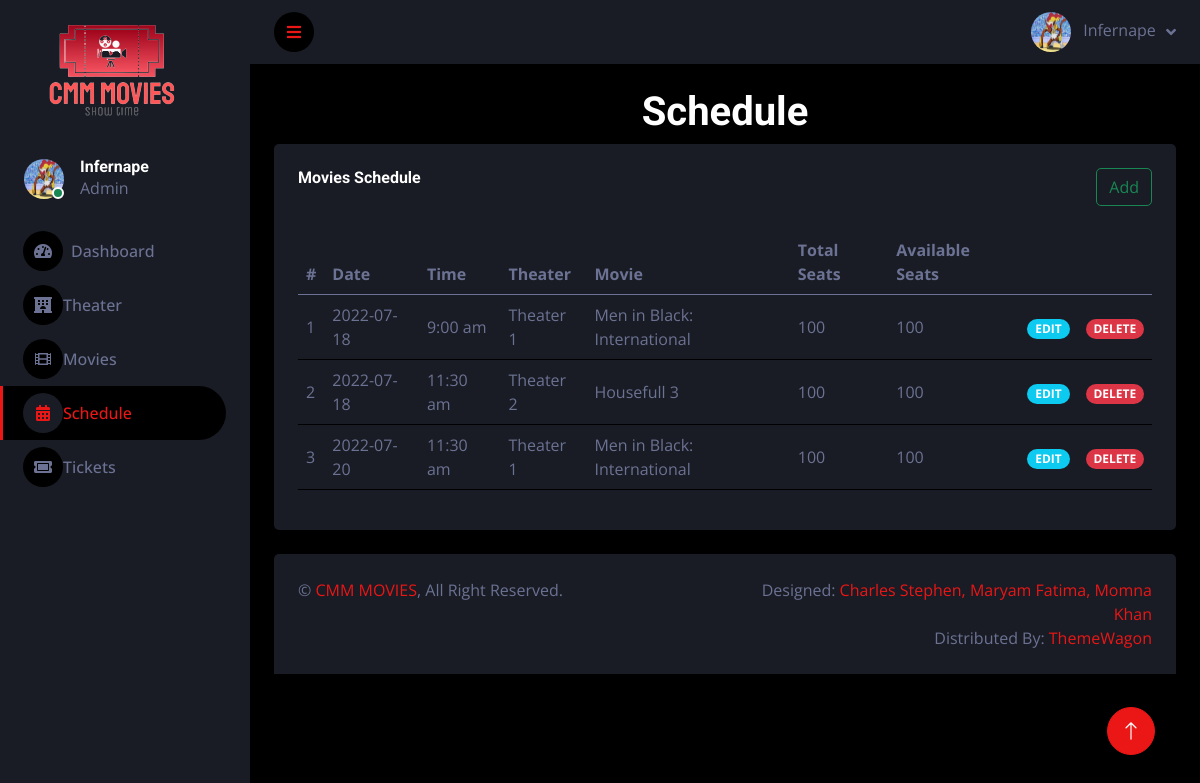
Screenshot of /admin/schedule.php (signed in) with the database file from the repository.
### tables this page shows
CREATE TABLE `movie_sch2` (
  `id` int(11) NOT NULL,
  `movie_date` date NOT NULL,
  `movie_time_id` int(11) NOT NULL,
  `theater_id` int(11) NOT NULL,
  `movie_id` int(11) NOT NULL,
  `total_seats` int(11) NOT NULL,
  `available_seats` int(11) NOT NULL,
  `box_seats` int(11) NOT NULL,
  `gold_seats` int(11) NOT NULL,
  `platinum_seats` int(11) NOT NULL
);

CREATE TABLE `movie_time` (
  `id` int(11) NOT NULL,
  `time` varchar(255) NOT NULL
);

CREATE TABLE `theater` (
  `id` int(11) NOT NULL,
  `name` varchar(255) NOT NULL,
  `screen` varchar(255) NOT NULL,
  `seats` int(11) NOT NULL
);

CREATE TABLE `allmovies` (
  `id` int(11) NOT NULL,
  `movie_cover` varchar(255) NOT NULL,
  `movie_name` varchar(225) NOT NULL,
  `trailer` longtext NOT NULL,
  `movie_description` longtext NOT NULL,
  `genre` longtext NOT NULL,
  `country` varchar(255) NOT NULL,
  `cast` longtext NOT NULL
);

### admin/schedule.php (the view, shortened to what this page needs)
        <?php
    $db = mysqli_connect("localhost", "root", "", "my_movie");
        ?>
<!DOCTYPE html>
<html lang="en">
<head>
    <link href="https://cdnjs.cloudflare.com/ajax/libs/font-awesome/5.10.0/css/all.min.css" rel="stylesheet">
    <link href="https://cdn.jsdelivr.net/npm/bootstrap-icons@1.4.1/font/bootstrap-icons.css" rel="stylesheet">
    <link href="lib/owlcarousel/assets/owl.carousel.min.css" rel="stylesheet">
    <link href="lib/tempusdominus/css/tempusdominus-bootstrap-4.min.css" rel="stylesheet" />
    <link href="css/bootstrap.min.css" rel="stylesheet">
    <link href="css/style.css" rel="stylesheet">
</head>
<body>
    <div class="container-fluid position-relative d-flex p-0">
        <div class="sidebar pe-4 pb-3">
            <nav class="navbar bg-secondary navbar-dark">
                <a href="index.php" class="ms-auto me-auto navbar-brand mx-4 mb-3">
                    <h3 class="text-primary"><img src="./img/signage-removebg-preview.png" alt=""></h3>
                </a>
                <div class="d-flex align-items-center ms-4 mb-4">
                    <div class="position-relative">
                        <img class="rounded-circle" src="profile/<?php echo $_SESSION["profile"]; ?>" alt="" style="width: 40px; height: 40px;">
                        <div class="bg-success rounded-circle border border-2 border-white position-absolute end-0 bottom-0 p-1"></div>
                    </div>
                    <div class="ms-3">
                        <h6 class="mb-0"><?php echo $_SESSION["name"]; ?></h6>
                        <span>Admin</span>
                    </div>
                </div>
                <div class="navbar-nav w-100">
                    <a href="index.php" class="nav-item nav-link"><i class="fa fa-tachometer-alt me-2"></i>Dashboard</a>
                    <a href="theater.php" class="nav-item nav-link"><i class="fas fa-hotel"></i>Theater</a>
                    <a href="movie.php" class="nav-item nav-link"><i class="fas fa-film"></i>Movies</a>
                    <a href="schedule.php" class="nav-item nav-link active"><i class="fas fa-calendar-alt"></i>Schedule</a>
                    <a href="tickets.php" class="nav-item nav-link"><i class="fas fa-ticket-alt"></i>Tickets</a>
                </div>
            </nav>
        </div>
        <div class="content">
            <nav class="navbar navbar-expand bg-secondary navbar-dark sticky-top px-4 py-0">
                <a href="#" class="sidebar-toggler flex-shrink-0">
                    <i class="fa fa-bars"></i>
                </a>
                <div class="navbar-nav align-items-center ms-auto">
                    <div class="nav-item dropdown">
                        <a href="#" class="nav-link dropdown-toggle" data-bs-toggle="dropdown">
                            <img class="rounded-circle me-lg-2" src="profile/<?php echo $_SESSION["profile"]; ?>" alt="" style="width: 40px; height: 40px;">
                            <span class="d-none d-lg-inline-flex"><?php echo $_SESSION["name"]; ?></span>
                        </a>
                    </div>
                </div>
            </nav>
            <div class="container-fluid pt-4 px-4">
                <h1 class="text-center">Schedule</h1>
                <div class="row g-4">
                    <div class="col-12">
                        <div class="bg-secondary rounded h-100 p-4">
                            <div class="d-flex justify-content-between mb-4">
                                <h6>Movies Schedule</h6>
                                <button type="button" class="btn btn-outline-success" data-bs-toggle="modal" data-bs-target="#staticBackdrop1">
                                    Add
                                </button>
                            </div>
                            <div class="table-responsive">
                                <table class="table">
                                    <thead>
                                        <tr>
                                            <th class="col">#</th>
                                            <th scope="col">Date</th>
                                            <th class="col">Time</th>
                                            <th class="col">Theater</th>
                                            <th class="col">Movie</th>
                                            <th class="col">Total Seats</th>
                                            <th class="col">Available Seats</th>
                                        </tr>
                                    </thead>
                                    <tbody>
                                        <?php
                                            $sel = "SELECT * FROM `movie_sch2`";
                                            $result = mysqli_query($db, $sel);
                                            if(mysqli_num_rows($result)) {
                                                $i = 0;
                                                while($row = mysqli_fetch_array($result)) {
                                                    $i++;
                                        ?>
                                        <tr>
                                            <td class="align-middle" scope="row"><?php echo $i; ?></td>
                                            <td class="align-middle">
                                                <?php
                                                    echo $row[1];
                                                ?>
                                            </td>
                                            <td class="align-middle">
                                                <?php
                                                    $sel2 = "SELECT * FROM `movie_time` WHERE `id` = $row[2];";
                                                    $result2 = mysqli_query($db, $sel2);
                                                    $row2 = mysqli_fetch_array($result2);
                                                    echo $row2[1];
                                                ?>
                                            </td>
                                            <td class="align-middle">
                                                <?php
                                                    $sel3 = "SELECT * FROM `theater` WHERE `id` = $row[3];";
                                                    $result3 = mysqli_query($db, $sel3);
                                                    $row3 = mysqli_fetch_array($result3);
                                                    echo $row3[1];
                                                ?>
                                            </td>
                                            <td class="align-middle">
                                                <?php
                                                    $sel4 = "SELECT * FROM `allmovies` WHERE `id` = $row[4];";
                                                    $result4 = mysqli_query($db, $sel4);
                                                    $row4 = mysqli_fetch_array($result4);
                                                    echo $row4[2];
                                                ?>
                                            </td>
                                            <td class="align-middle">
                                                <?php echo $row[5]; ?>
                                            </td>
                                            <td class="align-middle">
                                                <?php echo $row[6]; ?>
                                            </td>
                                            <td class="align-middle"> <a href="schedule_edit.php?id=<?php echo $row[0]; ?>"><span class="badge bg-info rounded-pill badge-sm">EDIT</span></a> </td>
                                            <td class="align-middle"> <span type="button" data-bs-toggle="modal" data-bs-target="#k<?php echo $i; ?>" class="badge bg-danger rounded-pill badge-sm">DELETE</span> </td>
                                        </tr>
                                        <?php
                                                }
                                            }
                                        ?>
                                    </tbody>
                                </table>
                            </div>
                        </div>
                    </div>
                </div>
            </div>
            <div class="container-fluid pt-4 px-4">
                <div class="bg-secondary rounded-top p-4">
                    <div class="row">
                        <div class="col-12 col-sm-6 text-center text-sm-start">
                            &copy; <a href="#">CMM MOVIES</a>, All Right Reserved.
                        </div>
                        <div class="col-12 col-sm-6 text-center text-sm-end">
                            Designed: <a href="#">Charles Stephen, Maryam Fatima, Momna Khan</a>
                            <br>Distributed By: <a href="https://themewagon.com" target="_blank">ThemeWagon</a>
                        </div>
                    </div>
                </div>
            </div>
        </div>
        <a href="#" class="btn btn-lg btn-primary btn-lg-square back-to-top"><i class="bi bi-arrow-up"></i></a>
    </div>
</body>
</html>

### admin/css/style.css (style rules this page uses)
:root { --primary: #EB1616; --secondary: #191C24; --light: #6C7293; --dark: #000000; }
.back-to-top { position: fixed; display: none; right: 45px; bottom: 45px; z-index: 99; }
.btn { transition: .5s; }
.btn-lg-square { width: 48px; height: 48px; }
.btn-square, .btn-sm-square, .btn-lg-square { padding: 0; display: inline-flex; align-items: center; justify-content: center; font-weight: normal; border-radius: 50px; }
.sidebar { position: fixed; top: 0; left: 0; bottom: 0; width: 250px; height: 100vh; overflow-y: auto; background: var(--secondary); transition: 0.5s; z-index: 999; }
.content { margin-left: 250px; min-height: 100vh; background: var(--dark); transition: 0.5s; }
@media (min-width: 992px) { .sidebar { margin-left: 0; } }
@media (min-width: 992px) { .content { width: calc(100% - 250px); } }
.sidebar .navbar .navbar-nav .nav-link { padding: 7px 20px; color: var(--light); font-weight: 500; border-left: 3px solid var(--secondary); border-radius: 0 30px 30px 0; outline: none; }
.sidebar .navbar .navbar-nav .nav-link:hover, .sidebar .navbar .navbar-nav .nav-link.active { color: var(--primary); background: var(--dark); border-color: var(--primary); }
.sidebar .navbar .navbar-nav .nav-link i { width: 40px; height: 40px; display: inline-flex; align-items: center; justify-content: center; background: var(--dark); border-radius: 40px; }
.sidebar .navbar .navbar-nav .nav-link:hover i, .sidebar .navbar .navbar-nav .nav-link.active i { background: var(--secondary); }
.content .navbar .navbar-nav .nav-link { margin-left: 25px; padding: 12px 0; color: var(--light); outline: none; }
.content .navbar .sidebar-toggler, .content .navbar .navbar-nav .nav-link i { width: 40px; height: 40px; display: inline-flex; align-items: center; justify-content: center; background: var(--dark); border-radius: 40px; }
.content .navbar .dropdown-toggle::after { margin-left: 6px; vertical-align: middle; border: none; content: "\f107"; font-family: "Font Awesome 5 Free"; font-weight: 900; transition: .5s; }

### rows the page displays
movie_sch2: movie_date "2022-07-18", movie_time.time "9:00 am", theater.name "Theater 1", allmovies.movie_name "Men in Black: International", total_seats "100", available_seats "100"
movie_sch2: movie_date "2022-07-18", movie_time.time "11:30 am", theater.name "Theater 2", allmovies.movie_name "Housefull 3", total_seats "100", available_seats "100"
movie_sch2: movie_date "2022-07-20", movie_time.time "11:30 am", theater.name "Theater 1", allmovies.movie_name "Men in Black: International", total_seats "100", available_seats "100"

### other values shown
$_SESSION["name"] "Infernape"
